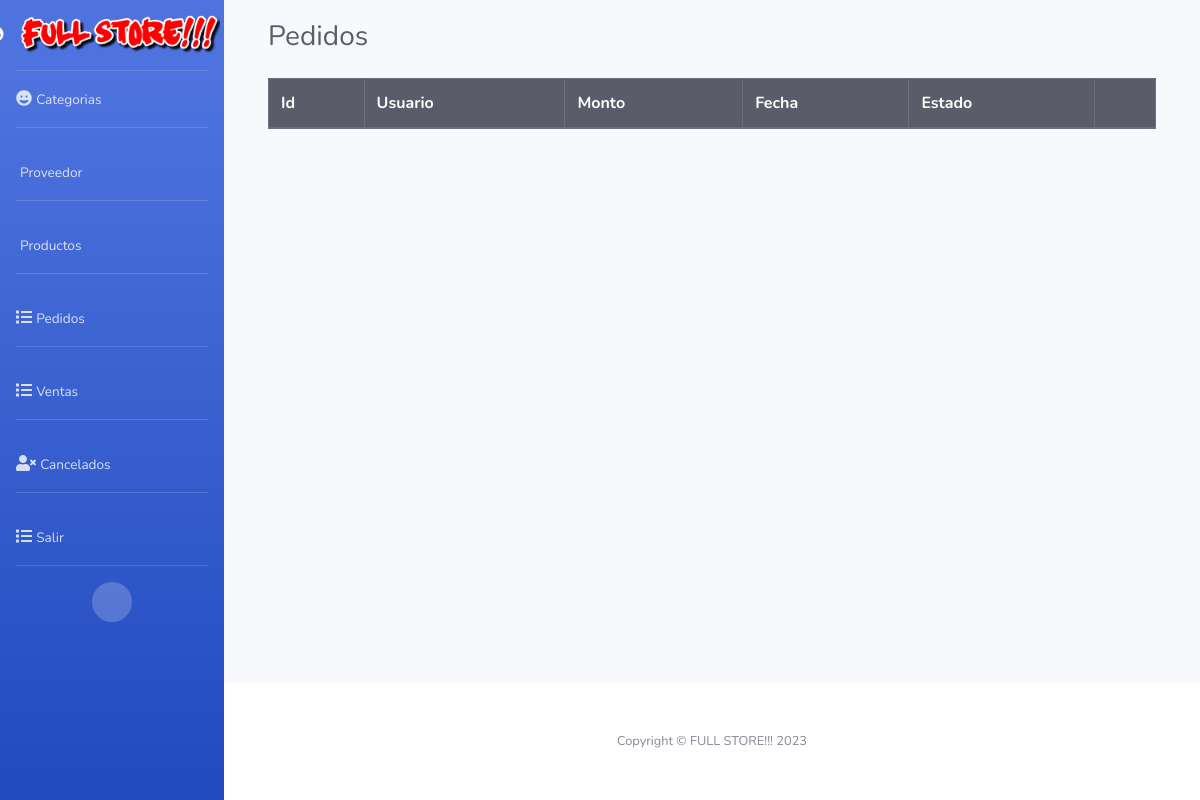
Before: /admin/consultas.php (signed in) with the older database file.
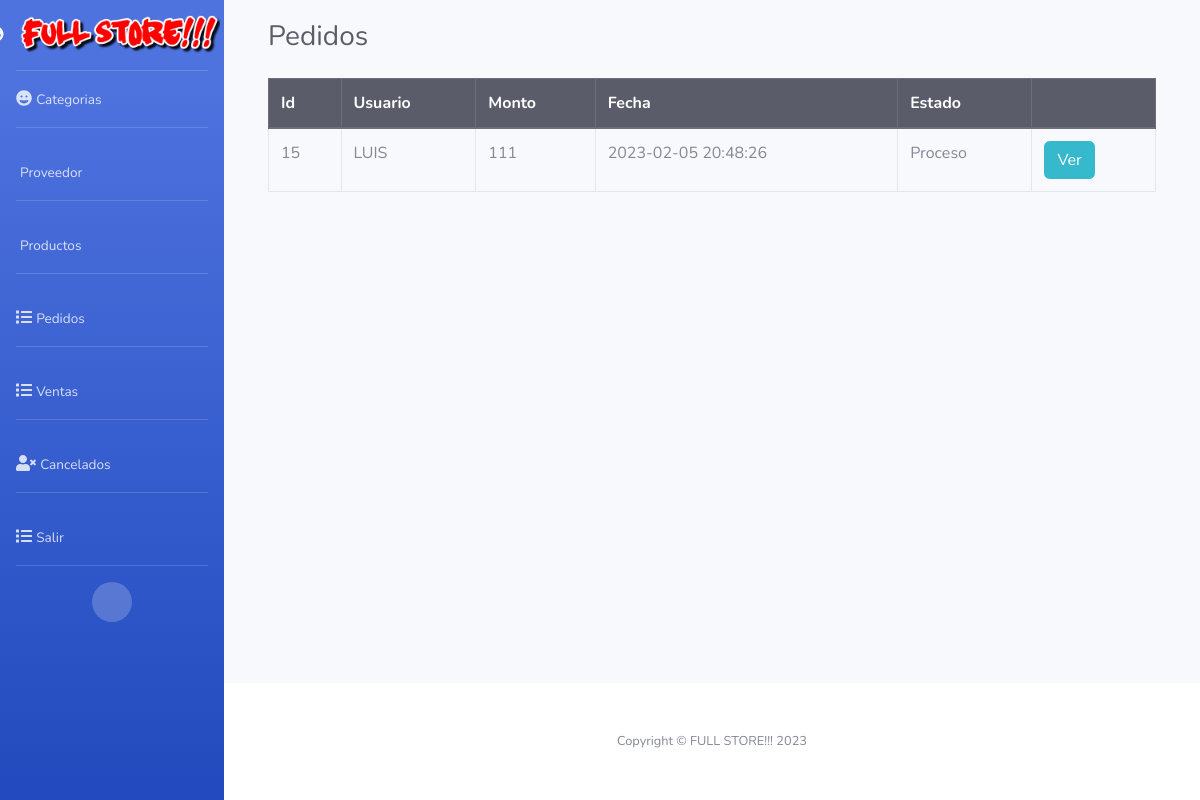
After: the same page with the newer database file.
### tables this page shows
CREATE TABLE `orden` (
  `id` int(11) NOT NULL,
  `customer_id` int(11) NOT NULL,
  `total_price` int(11) NOT NULL,
  `created` timestamp NOT NULL DEFAULT current_timestamp(),
  `modified` timestamp NOT NULL DEFAULT current_timestamp(),
  `status` int(11) NOT NULL
);

CREATE TABLE `tmbtv_cli` (
  `ced_comp` varchar(8) NOT NULL,
  `corr_ele` varchar(35) NOT NULL,
  `password` varchar(15) NOT NULL,
  `nom_comp` varchar(30) NOT NULL,
  `ape_comp` varchar(30) NOT NULL,
  `dir_comp` varchar(255) NOT NULL,
  `usuarioo` varchar(70) DEFAULT NULL,
  `tel_comp` varchar(11) NOT NULL
);

CREATE TABLE `status` (
  `id_estatus` int(11) NOT NULL,
  `des_estatus` varchar(45) NOT NULL
);

### admin/consultas.php (the view, shortened to what this page needs)
<!DOCTYPE html>
<html lang="es">
<head>
<?php include("config/conex.php");  include("includes/header.php");
?>
<body>
     <div class="container">
        <div class="panel panel-default">
            <div class="panel-heading">
        <div class="d-sm-flex align-items-center justify-content-between mb-4">
    <h1 class="h3 mb-0 text-gray-800">Pedidos</h1>
    </div>
<div class="row">
    <div class="col-md-12">
        <div class="table-responsive">
            <table class="table table-hover table-bordered" style="width: 100%;">
                <thead class="thead-dark">
                    <tr>
                        <th>Id</th>
                        <th>Usuario</th>
                        <th>Monto</th>
                        <th>Fecha</th>
                        <th>Estado</th>
                        <th></th>
                    </tr>
                </thead>
                <tbody>
                <?php
                    $query = mysqli_query($conexion,
                    "SELECT o.id, o.customer_id, c.usuarioo, o.total_price, o.created, o.status, s.id_estatus, s.des_estatus FROM orden o
                    INNER JOIN tmbtv_cli c ON o.customer_id = c.ced_comp
                    INNER JOIN status s ON o.status = s.id_estatus
                    WHERE o.status = '1'");
                    while ($data = mysqli_fetch_assoc($query)) { ?>
                        <tr>
                            <td><?php echo $data['id']; ?></td>
                            <td><?php echo $data['usuarioo']; ?></td>
                            <td><?php echo $data['total_price']; ?></td>
                            <td><?php echo $data['created']; ?></td>
                            <td><?php echo $data['des_estatus']; ?></td>
                            <td>
                            <form method="post" action="ver.php?accion=cli&id=<?php echo $data['id']; ?>" >
                                    <button class="btn btn-info" type="submit">Ver</button>
                                </form>
                            </td>
                        </tr>
                    <?php }?>
                </tbody>
            </table>
        </div>
    </div>
</div>
</div>
    </div>
</div>
<?php include("includes/footer.php"); ?>
</body>
</html>

### admin/includes/header.php (shortened to what this page needs)
<!DOCTYPE html>
<html lang="en">
<head>
    <link href="../assets/css/sb-admin-2.min.css" rel="stylesheet">
</head>
<body id="page-top">
    <div id="wrapper">
        <ul class="navbar-nav bg-gradient-primary sidebar sidebar-dark accordion" id="accordionSidebar">
            <a class="sidebar-brand d-flex align-items-center justify-content-center" href="index.php">
                <div class="sidebar-brand-icon rotate-n-15">
                    <i class="fas fa-laugh-wink"></i>
                </div>
                <div class="sidebar-brand-text mx-3"><img src="../img/logoo.png" width="200" alt="alternative"></div>
            </a>
<hr class="sidebar-divider my-0">
<li class="nav-item">
    <a class="nav-link" href="categorias.php">
    <i class="fas fa-grin"></i>
        <span>Categorias</span></a>
</li>
<hr class="sidebar-divider">
<li class="nav-item">
    <a class="nav-link" href="proveedor.php">
        <span>Proveedor</span></a>
</li>
<hr class="sidebar-divider">
<li class="nav-item">
    <a class="nav-link" href="productos.php">
        <span>Productos</span></a>
</li>
<hr class="sidebar-divider">
<li class="nav-item">
    <a class="nav-link" href="consultas.php">
        <i class="fas fa-list"></i>
        <span>Pedidos</span></a>
</li>
<hr class="sidebar-divider">
<li class="nav-item">
    <a class="nav-link" href="consultas2.php">
        <i class="fas fa-list"></i>
        <span>Ventas</span></a>
</li>
<hr class="sidebar-divider">
<li class="nav-item">
    <a class="nav-link" href="consultas3.php">
        <i class="fas fa-user-times"></i>
        <span>Cancelados</span></a>
</li>
<hr class="sidebar-divider">
<li class="nav-item">
    <a class="nav-link" href="../salir.php">
        <i class="fas fa-list"></i>
        <span>Salir</span></a>
</li>
<hr class="sidebar-divider d-none d-md-block">
<div class="text-center d-none d-md-inline">
    <button class="rounded-circle border-0" id="sidebarToggle"></button>
</div>
</ul>
<div id="content-wrapper" class="d-flex flex-column">
<div id="content">
    <div class="container-fluid">

### admin/includes/footer.php (shortened to what this page needs)
</div>
</div>
<footer class="sticky-footer bg-white">
    <div class="container my-auto">
        <div class="copyright text-center my-auto">
            <span>Copyright &copy; FULL STORE!!! 2023</span>
        </div>
    </div>
</footer>
</div>
</div>
</body>
</html>

### admin/consultas.php (style rules this page uses)
.container { padding: 20px; }

Changed rows visible on the page:
added orden: id "15", tmbtv_cli.usuarioo "LUIS", total_price "111", created "2023-02-05 20:48:26", status.des_estatus "Proceso"
